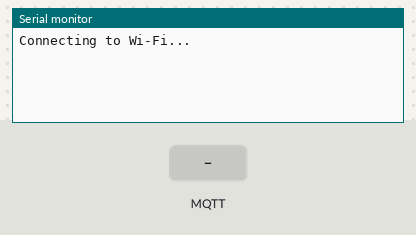
Simulated run of this program. Board: ESP32. Parts: the last lines printed to the serial monitor. Inputs (shaded band) come from the test bench. WiFi joins after 1.5 s; servers stay silent unless stated; no MQTT or app messages arrive unless stated; the camera gives no picture.

Above: at 1.5 s.
1.6 s: MQTT message "quality=10" arrives on the first subscribed topic
At 3.0 s:
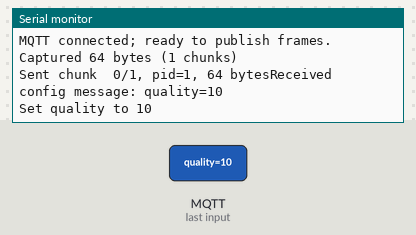
3.3 s: MQTT message "esp32-cam/config" arrives on the first subscribed topic
At 4.2 s:
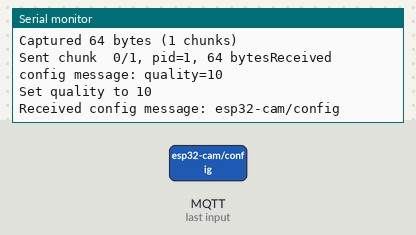
4.8 s: MQTT message "quality=" arrives on the first subscribed topic
At 5.3 s:
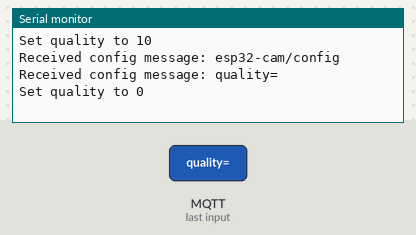
6.3 s: MQTT message "frame_size=" arrives on the first subscribed topic
At 7.5 s:
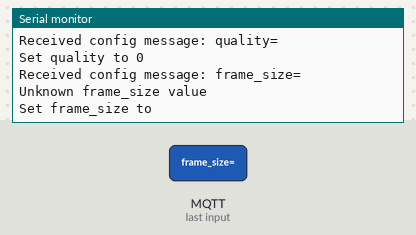
7.8 s: MQTT message "QQVGA" arrives on the first subscribed topic
At 8.8 s:
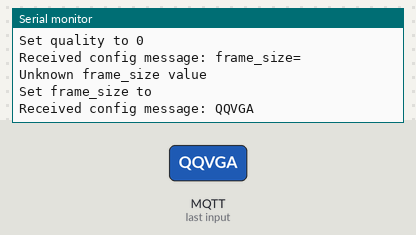
9.3 s: MQTT message "QVGA" arrives on the first subscribed topic
At 10.0 s:
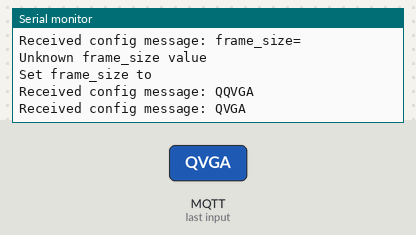

Measured:
- after the input at 1.6 s, the serial monitor: prints a new line after 0.26 s (image 1)
- after the input at 3.3 s, the serial monitor: prints a new line at once (image 2)
- after the input at 4.8 s, the serial monitor: prints a new line at once (image 3)
- after the input at 6.3 s, the serial monitor: prints a new line at once (image 4)
- after the input at 7.8 s, the serial monitor: prints a new line at once (image 5)
- after the input at 9.3 s, the serial monitor: prints a new line at once (image 6)

The program:

main.cpp
```cpp
#include <WiFi.h>
#include <AsyncMqttClient.h>
#include <Arduino.h>
#include "esp_camera.h"
#include "Ticker.h"

constexpr char WIFI_SSID[] = ""; // Redacted
constexpr char WIFI_PASS[] = ""; // Redacted
const IPAddress MQTT_HOST{157, 180, 66, 252};
constexpr uint16_t MQTT_PORT = 1883;
constexpr char MQTT_USER[] = "mqtt_admin";
constexpr char MQTT_PASS[] = ""; // Redacted

static const size_t CHUNK_SIZE = 4096;

AsyncMqttClient mqttClient;
Ticker wifiReconnectTimer, mqttReconnectTimer;

// Frame‐sending state machine
camera_fb_t *currentFb = nullptr;
size_t         totalBytes = 0;
uint16_t       totalChunks = 0;
uint16_t       nextChunkIdx = 0;
uint16_t       currFrameId = 0;
bool           sendingInProgress = false;

void connectToWifi();
void connectToMqtt();
void sendNextChunk();

void initCamera() {

	camera_config_t cfg = {
		.pin_pwdn     = 32,
		.pin_reset    = -1,
		.pin_xclk     = 0,
		.pin_sccb_sda = 26,
		.pin_sccb_scl = 27,
		.pin_d7       = 35,
		.pin_d6       = 34,
		.pin_d5       = 39,
		.pin_d4       = 36,
		.pin_d3       = 21,
		.pin_d2       = 19,
		.pin_d1       = 18,
		.pin_d0       = 5,
		.pin_vsync    = 25,
		.pin_href     = 23,
		.pin_pclk     = 22,
		.xclk_freq_hz = 20000000,
		.ledc_timer   = LEDC_TIMER_0,
		.ledc_channel = LEDC_CHANNEL_0,
		.pixel_format = PIXFORMAT_JPEG,
		.frame_size   = FRAMESIZE_SVGA,
		.jpeg_quality = 4,
		.fb_count     = 1
	};
	esp_err_t err = esp_camera_init(&cfg);
	if (err != ESP_OK) {
		Serial.printf("Camera init failed: 0x%x\n", err);
		while(true) delay(1000);
	}
}

void WiFiEvent(WiFiEvent_t event) {
	if (event == ARDUINO_EVENT_WIFI_STA_GOT_IP) {
		Serial.print("Wi-Fi connected, IP=");
		Serial.println(WiFi.localIP());
		connectToMqtt();
	}
	else if (event == ARDUINO_EVENT_WIFI_STA_DISCONNECTED) {
		Serial.println("Wi-Fi lost; retrying in 2s");
		mqttReconnectTimer.detach();
		wifiReconnectTimer.once(2, connectToWifi);
	}
}

void onMqttConnect(bool sessionPresent) {
	Serial.println("MQTT connected; ready to publish frames.");
    mqttClient.subscribe("esp32-cam/config", 1);
	sendNextChunk();
}

void onMqttDisconnect(AsyncMqttClientDisconnectReason r) {
	Serial.printf("MQTT disconnected (reason=%d)\n", (int)r);
	sendingInProgress = false;
	if (WiFi.isConnected()) {
		mqttReconnectTimer.once(2, connectToMqtt);
	}
}

void onMqttPublish(uint16_t packetId) {
	// if we’re in the middle of a frame, push next chunk
	if (sendingInProgress) {
		if (nextChunkIdx < totalChunks) {
            mqttReconnectTimer.once(0, sendNextChunk);
		}
		else {
			// all chunks sent
			Serial.println("\nFrame complete, cleaning up");
			esp_camera_fb_return(currentFb);
			currentFb = nullptr;
			sendingInProgress = false;
			currFrameId = millis() / 512;
			wifiReconnectTimer.once(2, sendNextChunk);
		}
	}
}

void sendNextChunk() {
	if (!sendingInProgress) {
		// first call: grab a fresh frame
		currentFb = esp_camera_fb_get();
		if (!currentFb) {
			Serial.println("Frame capture failed");
			wifiReconnectTimer.once(2, sendNextChunk);
			return;
		}
		totalBytes      = currentFb->len;
		totalChunks     = (totalBytes + CHUNK_SIZE - 1) / CHUNK_SIZE;
		nextChunkIdx    = 0;
		sendingInProgress = true;
		Serial.printf("Captured %u bytes (%u chunks)\n", totalBytes, totalChunks);
	}

	// compute this chunk’s bounds
	size_t offset = nextChunkIdx * CHUNK_SIZE;
	size_t len    = min(CHUNK_SIZE, totalBytes - offset);

	// topic: esp32-cam/jpeg/{frameId}/{chunkIdx}/{totalChunks}
	char topic[64];
	snprintf(topic, sizeof(topic), "esp32-cam/jpeg/%u/%u/%u",
			 currFrameId, nextChunkIdx, totalChunks);

	uint16_t pid = mqttClient.publish(topic, 1, false, reinterpret_cast<const char*>(currentFb->buf) + offset, len);
	if (pid == 0) {
		Serial.printf("Chunk %u/%u publish failed\n", nextChunkIdx, totalChunks);
		sendingInProgress = false;
		esp_camera_fb_return(currentFb);
		currentFb = nullptr;
		return;
	}

	Serial.printf("\rSent chunk %2u/%u, pid=%u, %u bytes", nextChunkIdx, totalChunks, pid, len);
	nextChunkIdx++;
}

void onMqttMessage(char* topic, char* payload, AsyncMqttClientMessageProperties properties,
                   size_t len, size_t index, size_t total) {
    if (strcmp(topic, "esp32-cam/config") != 0) return;

    String msg = String(payload).substring(0, len);
    Serial.printf("Received config message: %s\n", msg.c_str());

    // Parse key=value format (e.g. "quality=10", "frame_size=FRAMESIZE_VGA")
    if (msg.startsWith("quality=")) {
        int q = msg.substring(8).toInt();
        if (q >= 0 && q <= 63) {
            sensor_t* s = esp_camera_sensor_get();
            s->set_quality(s, q);
            Serial.printf("Set quality to %d\n", q);
        }
    } else if (msg.startsWith("frame_size=")) {
        String val = msg.substring(11);
        sensor_t* s = esp_camera_sensor_get();

        // Map string to enum (extend this list as needed)
        if (val == "QQVGA") s->set_framesize(s, FRAMESIZE_QQVGA);
        else if (val == "QVGA") s->set_framesize(s, FRAMESIZE_QVGA);
        else if (val == "VGA") s->set_framesize(s, FRAMESIZE_VGA);
        else if (val == "SVGA") s->set_framesize(s, FRAMESIZE_SVGA);
        else if (val == "XGA") s->set_framesize(s, FRAMESIZE_XGA);
        else Serial.println("Unknown frame_size value");

        Serial.printf("Set frame_size to %s\n", val.c_str());
    }
}

void connectToWifi() {
	Serial.println("Connecting to Wi-Fi...");
	WiFi.begin(WIFI_SSID, WIFI_PASS);
}

void connectToMqtt() {
	Serial.println("Connecting to MQTT...");
	mqttClient.connect();
}

void setup() {
	Serial.begin(115200);
	initCamera();

	WiFi.onEvent(WiFiEvent);
	connectToWifi();

	mqttClient.setServer(MQTT_HOST, MQTT_PORT);
	mqttClient.setCredentials(MQTT_USER, MQTT_PASS);
	mqttClient.onConnect(onMqttConnect);
	mqttClient.onDisconnect(onMqttDisconnect);
	mqttClient.onPublish(onMqttPublish);
    mqttClient.onMessage(onMqttMessage);
}

void loop() {
}
```
